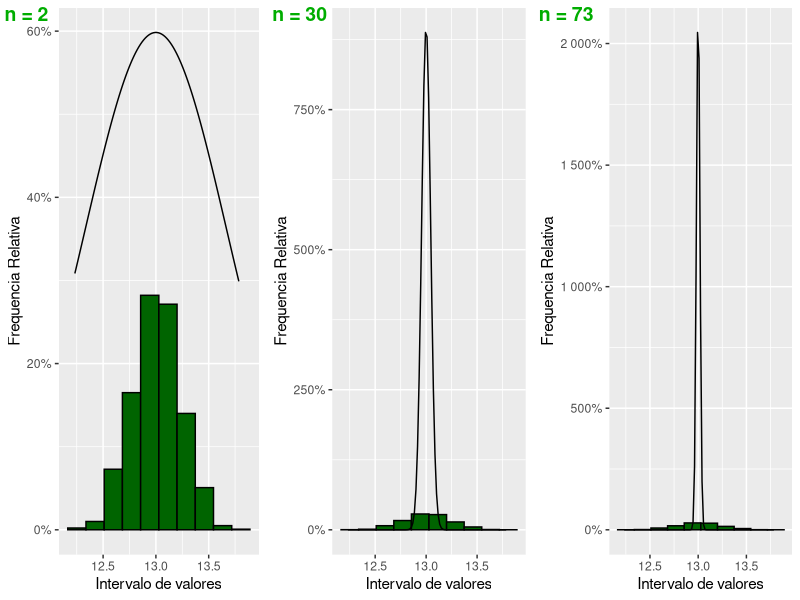

Generate this figure with R:
library(tidyverse)
library(ggpubr)

#Dados iniciais
nAmostras <- 1400
expSeed <- 1788
dimVector <- c(2,30,73)
limMin <- 11
limMax <- 15

#Alocação
mMedia <- data.frame(matrix(0,nAmostras,length(dimVector)))
mValVar <- matrix(0,1,length(dimVector))
x <- seq(from = limMin,to = limMax,len = nAmostras/2)

#Cálculos intemédios
valEsp <- ((limMax+limMin)/2) #Valor esperado
valVar <- (((limMax-limMin)^2)/12)

i <- 0
for (dim in dimVector) {
  i <- i + 1
  #Gerar Amostra
  set.seed(seed = expSeed)
  amostra <- replicate(nAmostras, runif(n = dim, min = limMin, max = limMax))
  mMedia[,i] <- apply(amostra,2,median)
  mValVar[i] <- (valVar/dim)
}

for (i in 1:length(dimVector)){
  graf <- ggplot(mMedia, aes(x = mMedia[,i])) +
    geom_histogram(aes(y = after_stat(count / sum(count))), bins = 10, color="black", fill="darkgreen") +
    scale_y_continuous(labels = scales::percent)+
    stat_function(fun = dnorm, args = list(mean = valEsp,sd = mValVar[i]))+
    labs(x = 'Intervalo de valores',y = 'Frequencia Relativa')

  toDisc <- paste0("graf", i)
  assign(toDisc,graf)
}
histGraf <- ggarrange(graf1,graf2,graf3,ncol = 3,labels = c('n = 2','n = 30','n = 73'),hjust = -0.1,
          font.label = list(size = 14, face = "bold", color ="#00ad00"))
histGraf
#Para meter um titulo no graf usar:
#annotate_figure(histGraf, top = text_grob("Histograma da frequência relativa da média de X e distribuição normal",
                                          #color = "red", face = "bold", size = 14))
